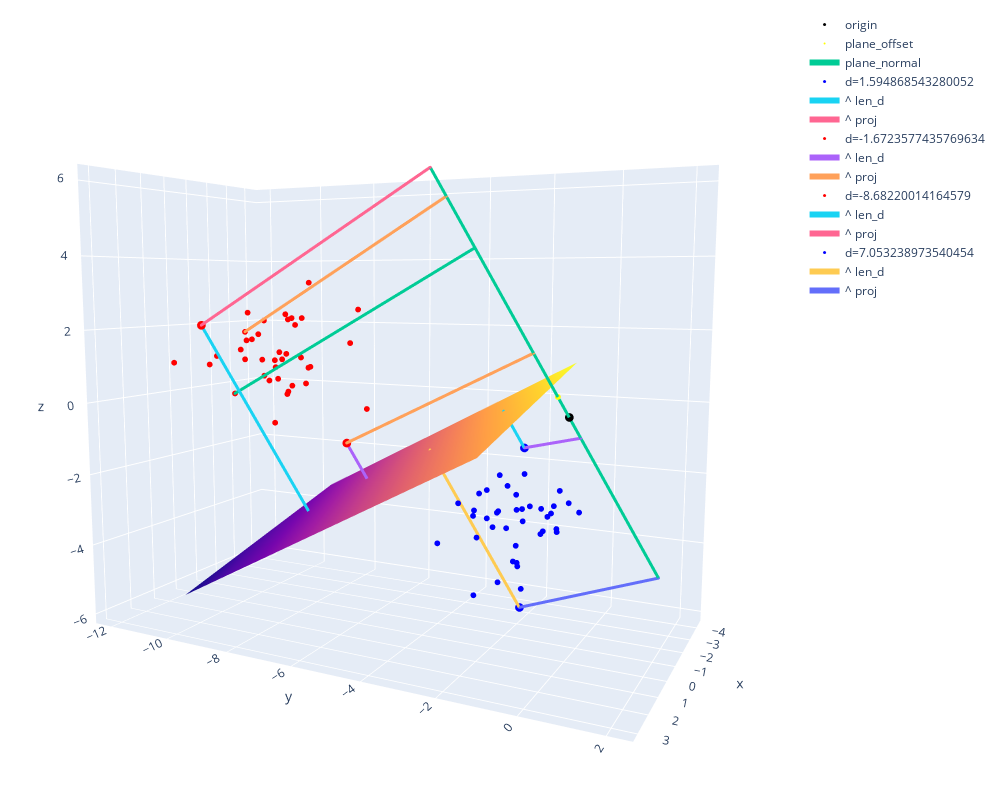

The code cell stored with this chart in its notebook:
### Code cell
print("Test-Output")
with ThreeDFigure() as fig: #trafo, back_trafo, swap_axes="xz"
    plane_offset = decision_plane.project([0,0,0]) #point where plane == plane.normal (plane doesn't need to go through [0,0,0])
    fig.add_markers([0,0,0], size=3, name="origin") #coordinate center
    fig.add_markers(plane_offset, name="plane_offset", color="yellow")
    fig.add_line(plane_offset+decision_plane.normal*minneg, plane_offset+decision_plane.normal*maxpos, name="plane_normal") 
    for point, side in zip(X, y):
        if trafo(point)[0] in [minneg, maxneg, minpos, maxpos]:
            fig.add_markers(point, color="blue" if side else "red", name="d="+str(trafo(point)[0]), size=3)
            fig.add_line(point, back_trafo([0, trafo(point)[1], trafo(point)[2]]), name="^ len_d",)            
            fig.add_line(point, ortho_projection_affine(point, decision_plane.normal), name="^ proj")
        else:
            fig.add_markers(point, color="blue" if side else "red", name=str(trafo(point)[0]), showlegend=False)
    xx, yy = make_meshgrid(minx=minx, miny=miny, maxx=maxx, maxy=maxy, margin=0.1)
    fig.add_surface(xx, yy, decision_plane.z) #decision hyperplane
    fig.add_sample_projections(X, decision_plane.normal, n_samples=3, showlegend=False)

### Figure 1 — Plotly figure (JSON) as saved in the notebook; plotly's stock layout.template omitted (floating-point values rounded to 4 significant figures; data arrays with more than 128 entries replaced by an {"elided": "..."} marker saying what was removed)
{"data": [{"marker": {"color": "black", "line": {"width": 0}, "size": 3}, "mode": "markers", "name": "origin", "type": "scatter3d", "x": [0], "y": [0], "z": [0]}, {"marker": {"color": "yellow", "line": {"width": 0}, "size": 2}, "mode": "markers", "name": "plane_offset", "type": "scatter3d", "x": [0.1046], "y": [-0.2674], "z": [0.5043]}, {"line": {"width": 6}, "marker": {"size": 1}, "name": "plane_normal", "type": "scatter3d", "x": [1.254, -0.8294], "y": [-3.208, 2.121], "z": [6.049, -4.0]}, {"marker": {"color": "blue", "line": {"width": 0}, "size": 2}, "mode": "markers", "name": "4.520075883637663", "showlegend": false, "type": "scatter3d", "x": [0.04201], "y": [-1.29], "z": [-3.848]}, {"marker": {"color": "blue", "line": {"width": 0}, "size": 3}, "mode": "markers", "name": "d=1.594868543280052", "type": "scatter3d", "x": [-2.134], "y": [-1.905], "z": [-1.249]}, {"line": {"width": 6}, "marker": {"size": 1}, "name": "^ len_d", "type": "scatter3d", "x": [-2.134, -1.923], "y": [-1.905, -2.445], "z": [-1.249, -0.2301]}, {"line": {"width": 6}, "marker": {"size": 1}, "name": "^ proj", "type": "scatter3d", "x": [-2.134, -0.1066], "y": [-1.905, 0.2727], "z": [-1.249, -0.5142]}, {"marker": {"color": "blue", "line": {"width": 0}, "size": 2}, "mode": "markers", "name": "3.730123503098215", "showlegend": false, "type": "scatter3d", "x": [-2.644], "y": [-2.291], "z": [-3.153]}, {"marker": {"color": "red", "line": {"width": 0}, "size": 2}, "mode": "markers", "name": "-5.746275395076378", "showlegend": false, "type": "scatter3d", "x": [-1.84], "y": [-10.38], "z": [0.4023]}, {"marker": {"color": "red", "line": {"width": 0}, "size": 2}, "mode": "markers", "name": "-5.60771985173906", "showlegend": false, "type": "scatter3d", "x": [-1.616], "y": [-8.87], "z": [1.041]}, {"marker": {"color": "blue", "line": {"width": 0}, "size": 2}, "mode": "markers", "name": "2.466201331626891", "showlegend": false, "type": "scatter3d", "x": [-1.608], "y": [-2.186], "z": [-2.244]}, {"marker": {"color": "blue", "line": {"width": 0}, "size": 2}, "mode": "markers", "name": "3.837749849735211", "showlegend": false, "type": "scatter3d", "x": [-1.723], "y": [-0.8964], "z": [-2.696]}, {"marker": {"color": "red", "line": {"width": 0}, "size": 2}, "mode": "markers", "name": "-3.80802456008901", "showlegend": false, "type": "scatter3d", "x": [-0.7717], "y": [-9.265], "z": [-0.8654]}, {"marker": {"color": "blue", "line": {"width": 0}, "size": 2}, "mode": "markers", "name": "3.6738309231137345", "showlegend": false, "type": "scatter3d", "x": [-0.6713], "y": [-0.6319], "z": [-2.635]}, {"marker": {"color": "blue", "line": {"width": 0}, "size": 2}, "mode": "markers", "name": "3.4460829707699823", "showlegend": false, "type": "scatter3d", "x": [-1.598], "y": [-1.752], "z": [-2.844]}, {"marker": {"color": "red", "line": {"width": 0}, "size": 2}, "mode": "markers", "name": "-7.271906796677752", "showlegend": false, "type": "scatter3d", "x": [-1.876], "y": [-9.501], "z": [2.168]}, {"marker": {"color": "red", "line": {"width": 0}, "size": 2}, "mode": "markers", "name": "-6.020765174788777", "showlegend": false, "type": "scatter3d", "x": [1.305], "y": [-7.646], "z": [1.434]}, {"marker": {"color": "blue", "line": {"width": 0}, "size": 2}, "mode": "markers", "name": "3.4032163190029436", "showlegend": false, "type": "scatter3d", "x": [-0.5587], "y": [-2.654], "z": [-3.502]}, {"marker": {"color": "blue", "line": {"width": 0}, "size": 2}, "mode": "markers", "name": "3.498375571022872", "showlegend": false, "type": "scatter3d", "x": [-0.5371], "y": [-1.351], "z": [-2.896]}, {"marker": {"color": "blue", "line": {"width": 0}, "size": 2}, "mode": "markers", "name": "5.399494981303321", "showlegend": false, "type": "scatter3d", "x": [-2.428], "y": [-2.3], "z": [-4.615]}, {"marker": {"color": "red", "line": {"width": 0}, "size": 2}, "mode": "markers", "name": "-8.158467152060055", "showlegend": false, "type": "scatter3d", "x": [-2.189], "y": [-8.93], "z": [3.285]}, {"marker": {"color": "red", "line": {"width": 0}, "size": 2}, "mode": "markers", "name": "-7.36532085006096", "showlegend": false, "type": "scatter3d", "x": [-1.239], "y": [-10.6], "z": [1.532]}, {"marker": {"color": "red", "line": {"width": 0}, "size": 3}, "mode": "markers", "name": "d=-1.6723577435769634", "type": "scatter3d", "x": [-1.549], "y": [-7.25], "z": [-1.442]}, {"line": {"width": 6}, "marker": {"size": 1}, "name": "^ len_d", "type": "scatter3d", "x": [-1.549, -1.771], "y": [-7.25, -6.684], "z": [-1.442, -2.51]}, {"line": {"width": 6}, "marker": {"size": 1}, "name": "^ proj", "type": "scatter3d", "x": [-1.549, 0.326], "y": [-7.25, -0.8338], "z": [-1.442, 1.572]}, {"marker": {"color": "blue", "line": {"width": 0}, "size": 2}, "mode": "markers", "name": "3.1918338120260854", "showlegend": false, "type": "scatter3d", "x": [-1.658], "y": [-2.469], "z": [-2.997]}, {"marker": {"color": "red", "line": {"width": 0}, "size": 2}, "mode": "markers", "name": "-5.669871162336085", "showlegend": false, "type": "scatter3d", "x": [-0.7772], "y": [-10.73], "z": [-0.0647]}, {"marker": {"color": "blue", "line": {"width": 0}, "size": 2}, "mode": "markers", "name": "3.958652803192405", "showlegend": false, "type": "scatter3d", "x": [-0.2077], "y": [-0.6905], "z": [-3.003]}, {"marker": {"color": "red", "line": {"width": 0}, "size": 2}, "mode": "markers", "name": "-2.447550092734922", "showlegend": false, "type": "scatter3d", "x": [-2.209], "y": [-6.931], "z": [-0.4799]}, {"marker": {"color": "red", "line": {"width": 0}, "size": 2}, "mode": "markers", "name": "-6.941279773242325", "showlegend": false, "type": "scatter3d", "x": [-2.109], "y": [-9.394], "z": [1.994]}, {"marker": {"color": "blue", "line": {"width": 0}, "size": 2}, "mode": "markers", "name": "4.7846530664804305", "showlegend": false, "type": "scatter3d", "x": [-0.318], "y": [-1.401], "z": [-4.056]}, {"marker": {"color": "blue", "line": {"width": 0}, "size": 2}, "mode": "markers", "name": "3.3010735917912593", "showlegend": false, "type": "scatter3d", "x": [-1.762], "y": [-2.847], "z": [-3.268]}, {"marker": {"color": "red", "line": {"width": 0}, "size": 2}, "mode": "markers", "name": "-5.950044101774796", "showlegend": false, "type": "scatter3d", "x": [-1.699], "y": [-9.614], "z": [0.9537]}, {"marker": {"color": "red", "line": {"width": 0}, "size": 2}, "mode": "markers", "name": "-7.633803235883658", "showlegend": false, "type": "scatter3d", "x": [-0.8996], "y": [-9.699], "z": [2.167]}, {"marker": {"color": "red", "line": {"width": 0}, "size": 3}, "mode": "markers", "name": "d=-8.68220014164579", "type": "scatter3d", "x": [0.1266], "y": [-11.22], "z": [2.034]}, {"line": {"width": 6}, "marker": {"size": 1}, "name": "^ len_d", "type": "scatter3d", "x": [0.1266, -1.023], "y": [-11.22, -8.279], "z": [2.034, -3.511]}, {"line": {"width": 6}, "marker": {"size": 1}, "name": "^ proj", "type": "scatter3d", "x": [0.1266, 1.254], "y": [-11.22, -3.208], "z": [2.034, 6.049]}, {"marker": {"color": "blue", "line": {"width": 0}, "size": 2}, "mode": "markers", "name": "3.9211677534402103", "showlegend": false, "type": "scatter3d", "x": [-3.279], "y": [-1.228], "z": [-2.619]}, {"marker": {"color": "red", "line": {"width": 0}, "size": 2}, "mode": "markers", "name": "-7.6027937904305345", "showlegend": false, "type": "scatter3d", "x": [-0.5448], "y": [-10.13], "z": [1.836]}, {"marker": {"color": "red", "line": {"width": 0}, "size": 2}, "mode": "markers", "name": "-5.821797157932275", "showlegend": false, "type": "scatter3d", "x": [-1.999], "y": [-10.06], "z": [0.6682]}, {"marker": {"color": "blue", "line": {"width": 0}, "size": 2}, "mode": "markers", "name": "4.245364290182474", "showlegend": false, "type": "scatter3d", "x": [-0.692], "y": [-1.589], "z": [-3.622]}, {"marker": {"color": "blue", "line": {"width": 0}, "size": 2}, "mode": "markers", "name": "5.022091692764378", "showlegend": false, "type": "scatter3d", "x": [-0.2605], "y": [-1.922], "z": [-4.544]}, {"marker": {"color": "blue", "line": {"width": 0}, "size": 2}, "mode": "markers", "name": "2.3569180963501593", "showlegend": false, "type": "scatter3d", "x": [-1.72], "y": [-1.741], "z": [-1.892]}, {"marker": {"color": "blue", "line": {"width": 0}, "size": 2}, "mode": "markers", "name": "2.0015605232959155", "showlegend": false, "type": "scatter3d", "x": [-0.5416], "y": [-2.586], "z": [-2.284]}, {"marker": {"color": "blue", "line": {"width": 0}, "size": 2}, "mode": "markers", "name": "5.154922539144522", "showlegend": false, "type": "scatter3d", "x": [-3.144], "y": [-1.262], "z": [-3.709]}, {"marker": {"color": "blue", "line": {"width": 0}, "size": 2}, "mode": "markers", "name": "1.805583161621445", "showlegend": false, "type": "scatter3d", "x": [1.986], "y": [-0.6218], "z": [-1.601]}, {"marker": {"color": "red", "line": {"width": 0}, "size": 2}, "mode": "markers", "name": "-6.669132043541181", "showlegend": false, "type": "scatter3d", "x": [-0.7782], "y": [-10.33], "z": [0.9933]}, {"marker": {"color": "blue", "line": {"width": 0}, "size": 2}, "mode": "markers", "name": "4.968491853471454", "showlegend": false, "type": "scatter3d", "x": [-2.354], "y": [-1.001], "z": [-3.577]}, {"marker": {"color": "blue", "line": {"width": 0}, "size": 2}, "mode": "markers", "name": "2.6886820066149464", "showlegend": false, "type": "scatter3d", "x": [0.5324], "y": [-3.307], "z": [-3.47]}, {"marker": {"color": "blue", "line": {"width": 0}, "size": 2}, "mode": "markers", "name": "5.755615641158748", "showlegend": false, "type": "scatter3d", "x": [-0.7956], "y": [-1.466], "z": [-4.812]}, {"marker": {"color": "red", "line": {"width": 0}, "size": 2}, "mode": "markers", "name": "-7.373133513763042", "showlegend": false, "type": "scatter3d", "x": [-1.958], "y": [-10.92], "z": [1.518]}, {"marker": {"color": "red", "line": {"width": 0}, "size": 2}, "mode": "markers", "name": "-4.570804315906345", "showlegend": false, "type": "scatter3d", "x": [-0.8466], "y": [-8.203], "z": [0.3586]}, {"marker": {"color": "red", "line": {"width": 0}, "size": 2}, "mode": "markers", "name": "-7.430766267422087", "showlegend": false, "type": "scatter3d", "x": [-0.9541], "y": [-11.52], "z": [1.04]}, {"marker": {"color": "red", "line": {"width": 0}, "size": 2}, "mode": "markers", "name": "-7.419750118599422", "showlegend": false, "type": "scatter3d", "x": [-1.167], "y": [-9.111], "z": [2.353]}, {"marker": {"color": "red", "line": {"width": 0}, "size": 2}, "mode": "markers", "name": "-5.327682749938603", "showlegend": false, "type": "scatter3d", "x": [-1.619], "y": [-9.718], "z": [0.3556]}, {"marker": {"color": "blue", "line": {"width": 0}, "size": 2}, "mode": "markers", "name": "1.8168566960952754", "showlegend": false, "type": "scatter3d", "x": [2.815], "y": [-0.7715], "z": [-1.862]}, {"marker": {"color": "red", "line": {"width": 0}, "size": 2}, "mode": "markers", "name": "-6.435194759653735", "showlegend": false, "type": "scatter3d", "x": [-2.468], "y": [-10.9], "z": [0.8398]}, {"marker": {"color": "blue", "line": {"width": 0}, "size": 2}, "mode": "markers", "name": "3.2707489233151508", "showlegend": false, "type": "scatter3d", "x": [-2.611], "y": [-3.618], "z": [-3.476]}, {"marker": {"color": "blue", "line": {"width": 0}, "size": 2}, "mode": "markers", "name": "4.721333994800378", "showlegend": false, "type": "scatter3d", "x": [-2.632], "y": [-0.4599], "z": [-3.023]}, {"marker": {"color": "blue", "line": {"width": 0}, "size": 2}, "mode": "markers", "name": "1.9402064694438963", "showlegend": false, "type": "scatter3d", "x": [-0.2737], "y": [-3.075], "z": [-2.547]}, {"marker": {"color": "red", "line": {"width": 0}, "size": 2}, "mode": "markers", "name": "-7.112450124555686", "showlegend": false, "type": "scatter3d", "x": [-0.8563], "y": [-8.682], "z": [2.256]}, {"marker": {"color": "blue", "line": {"width": 0}, "size": 2}, "mode": "markers", "name": "3.137233806305106", "showlegend": false, "type": "scatter3d", "x": [0.5109], "y": [-1.412], "z": [-2.84]}, {"marker": {"color": "blue", "line": {"width": 0}, "size": 2}, "mode": "markers", "name": "4.50996180814799", "showlegend": false, "type": "scatter3d", "x": [-3.363], "y": [-0.9825], "z": [-2.97]}, {"marker": {"color": "red", "line": {"width": 0}, "size": 2}, "mode": "markers", "name": "-5.170175050497405", "showlegend": false, "type": "scatter3d", "x": [-3.624], "y": [-8.32], "z": [1.379]}, {"marker": {"color": "red", "line": {"width": 0}, "size": 2}, "mode": "markers", "name": "-5.996667698974037", "showlegend": false, "type": "scatter3d", "x": [-0.8982], "y": [-8.915], "z": [1.197]}, {"marker": {"color": "red", "line": {"width": 0}, "size": 2}, "mode": "markers", "name": "-8.402585261232074", "showlegend": false, "type": "scatter3d", "x": [-1.684], "y": [-10.87], "z": [2.36]}, {"marker": {"color": "blue", "line": {"width": 0}, "size": 2}, "mode": "markers", "name": "1.614920527783987", "showlegend": false, "type": "scatter3d", "x": [-0.1757], "y": [-1.867], "z": [-1.651]}, {"marker": {"color": "red", "line": {"width": 0}, "size": 2}, "mode": "markers", "name": "-7.238232450636451", "showlegend": false, "type": "scatter3d", "x": [-0.585], "y": [-11.51], "z": [0.8038]}, {"marker": {"color": "red", "line": {"width": 0}, "size": 2}, "mode": "markers", "name": "-5.112441274432935", "showlegend": false, "type": "scatter3d", "x": [-2.302], "y": [-9.049], "z": [0.6697]}, {"marker": {"color": "red", "line": {"width": 0}, "size": 2}, "mode": "markers", "name": "-7.019929320741591", "showlegend": false, "type": "scatter3d", "x": [-0.06222], "y": [-9.943], "z": [1.344]}, {"marker": {"color": "blue", "line": {"width": 0}, "size": 2}, "mode": "markers", "name": "3.768983968848794", "showlegend": false, "type": "scatter3d", "x": [-0.7792], "y": [-0.7632], "z": [-2.763]}, {"marker": {"color": "blue", "line": {"width": 0}, "size": 2}, "mode": "markers", "name": "2.3337585224494095", "showlegend": false, "type": "scatter3d", "x": [-1.741], "y": [-2.848], "z": [-2.455]}, {"marker": {"color": "blue", "line": {"width": 0}, "size": 2}, "mode": "markers", "name": "3.790557535574081", "showlegend": false, "type": "scatter3d", "x": [-1.847], "y": [-1.293], "z": [-2.841]}, {"marker": {"color": "red", "line": {"width": 0}, "size": 2}, "mode": "markers", "name": "-4.5821871151159215", "showlegend": false, "type": "scatter3d", "x": [-1.662], "y": [-9.415], "z": [-0.1055]}, {"marker": {"color": "blue", "line": {"width": 0}, "size": 2}, "mode": "markers", "name": "5.070743905234585", "showlegend": false, "type": "scatter3d", "x": [-3.058], "y": [-1.707], "z": [-3.891]}, {"marker": {"color": "red", "line": {"width": 0}, "size": 2}, "mode": "markers", "name": "-4.648204205257206", "showlegend": false, "type": "scatter3d", "x": [-1.437], "y": [-9.225], "z": [0.004471]}, {"marker": {"color": "red", "line": {"width": 0}, "size": 2}, "mode": "markers", "name": "-7.964753679338265", "showlegend": false, "type": "scatter3d", "x": [0.3044], "y": [-12.14], "z": [0.9018]}, {"marker": {"color": "red", "line": {"width": 0}, "size": 2}, "mode": "markers", "name": "-6.20851264465576", "showlegend": false, "type": "scatter3d", "x": [-3.148], "y": [-7.75], "z": [2.461]}, {"marker": {"color": "red", "line": {"width": 0}, "size": 2}, "mode": "markers", "name": "-4.789285322032478", "showlegend": false, "type": "scatter3d", "x": [-2.028], "y": [-9.472], "z": [0.1151]}, {"marker": {"color": "red", "line": {"width": 0}, "size": 2}, "mode": "markers", "name": "-5.107662072174388", "showlegend": false, "type": "scatter3d", "x": [-2.413], "y": [-9.048], "z": [0.6892]}, {"marker": {"color": "red", "line": {"width": 0}, "size": 2}, "mode": "markers", "name": "-5.44701210617417", "showlegend": false, "type": "scatter3d", "x": [-1.556], "y": [-9.998], "z": [0.2947]}, {"marker": {"color": "blue", "line": {"width": 0}, "size": 2}, "mode": "markers", "name": "3.4884322907270797", "showlegend": false, "type": "scatter3d", "x": [-1.172], "y": [-2.439], "z": [-3.333]}, {"marker": {"color": "blue", "line": {"width": 0}, "size": 2}, "mode": "markers", "name": "5.675190791979998", "showlegend": false, "type": "scatter3d", "x": [-1.545], "y": [-3.139], "z": [-5.476]}, {"marker": {"color": "red", "line": {"width": 0}, "size": 2}, "mode": "markers", "name": "-6.956561743285664", "showlegend": false, "type": "scatter3d", "x": [-1.357], "y": [-8.657], "z": [2.241]}, {"marker": {"color": "red", "line": {"width": 0}, "size": 2}, "mode": "markers", "name": "-6.0707436787484585", "showlegend": false, "type": "scatter3d", "x": [-1.661], "y": [-9.857], "z": [0.9188]}, {"marker": {"color": "red", "line": {"width": 0}, "size": 2}, "mode": "markers", "name": "-7.257957774668059", "showlegend": false, "type": "scatter3d", "x": [-0.7377], "y": [-9.795], "z": [1.764]}, {"marker": {"color": "blue", "line": {"width": 0}, "size": 2}, "mode": "markers", "name": "3.840385348964566", "showlegend": false, "type": "scatter3d", "x": [-2.747], "y": [-1.931], "z": [-3.034]}, {"marker": {"color": "blue", "line": {"width": 0}, "size": 2}, "mode": "markers", "name": "2.440303501716376", "showlegend": false, "type": "scatter3d", "x": [-0.424], "y": [-2.68], "z": [-2.729]}, {"marker": {"color": "blue", "line": {"width": 0}, "size": 3}, "mode": "markers", "name": "d=7.053238973540454", "type": "scatter3d", "x": [-2.317], "y": [-2.041], "z": [-5.899]}, {"line": {"width": 6}, "marker": {"size": 1}, "name": "^ len_d", "type": "scatter3d", "x": [-2.317, -1.383], "y": [-2.041, -4.43], "z": [-5.899, -1.394]}, {"line": {"width": 6}, "marker": {"size": 1}, "name": "^ proj", "type": "scatter3d", "x": [-2.317, -0.8294], "y": [-2.041, 2.121], "z": [-5.899, -4.0]}, {"showlegend": false, "showscale": false, "type": "surface", "x": {"elided": "30x30 float values"}, "y": {"elided": "30x30 float values"}, "z": {"elided": "30x30 float values"}}, {"line": {"width": 6}, "marker": {"size": 1}, "showlegend": false, "type": "scatter3d", "x": [-0.7772, 0.8554], "y": [-10.73, -2.188], "z": [-0.0647, 4.125]}, {"line": {"width": 6}, "marker": {"size": 1}, "showlegend": false, "type": "scatter3d", "x": [-2.134, -0.1066], "y": [-1.905, 0.2727], "z": [-1.249, -0.5142]}, {"line": {"width": 6}, "marker": {"size": 1}, "showlegend": false, "type": "scatter3d", "x": [-0.5448, 1.111], "y": [-10.13, -2.842], "z": [1.836, 5.36]}], "layout": {"autosize": true, "height": 800, "margin": {"b": 10, "l": 10, "pad": 4, "r": 10, "t": 10}, "paper_bgcolor": "White", "scene": {"aspectmode": "data", "aspectratio": {"x": 0.695, "y": 1.311, "z": 1.098}, "camera": {"center": {"x": 0, "y": 0, "z": 0}, "eye": {"x": 1.98, "y": 1.019, "z": 0.2775}, "projection": {"type": "perspective"}, "up": {"x": 0, "y": 0, "z": 1}}}, "width": 1000}}
